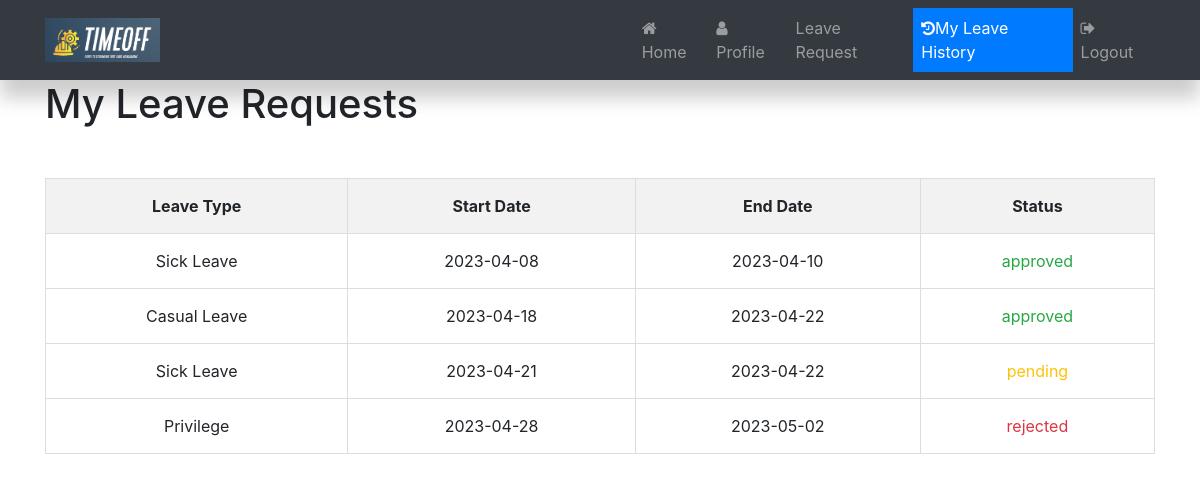
/view_leave_req.php (signed in), run on the app's committed database.
### tables this page shows
CREATE TABLE `leaves` (
  `id` int(100) NOT NULL,
  `email` varchar(100) NOT NULL,
  `leave_type` varchar(100) NOT NULL,
  `s_date` date NOT NULL,
  `e_date` date NOT NULL,
  `reason` varchar(1000) NOT NULL,
  `days` int(100) NOT NULL,
  `status` varchar(100) NOT NULL
);

### view_leave_req.php (the view, shortened to what this page needs)
<?php
$email=$_SESSION["email"];
$host="localhost";
$db_user="root";
$db_password="";
$db_name="emp_time_off";
$conn=mysqli_connect($host,$db_user,$db_password,$db_name)or die("connection error". mysqli_connect_error());
if($conn){
    $sql="SELECT * FROM `leaves` where email='".$email."'";
}
include 'nav.php';
?>
<!DOCTYPE html>
<html lang="en">
<head>
    <link rel="stylesheet" href="https://maxcdn.bootstrapcdn.com/bootstrap/4.0.0/css/bootstrap.min.css">
</head>
<body>
    <div class="container">
        <h1>My Leave Requests</h1>
        <table>
            <thead>
                <tr>
                    <th>Leave Type</th>
                    <th>Start Date</th>
                    <th>End Date</th>
                    <th>Status</th>
                </tr>
            </thead>
            <tbody>
            <?php
                            $results=mysqli_query($conn,$sql);
                            while($row=mysqli_fetch_assoc($results)){
                            ?>
				<tr>
					<td><?php echo $row['leave_type']; ?></td>
					<td><?php echo $row['s_date']; ?></td>
					<td><?php echo $row['e_date']; $status=$row['status'] ?></td>
                    <td class="<?php echo $status == 'pending' ? 'text-warning' : ($status == 'approved' ? 'text-success' : 'text-danger'); ?>"><?php echo $status; ?></td>
				</tr>
            <?php } ?>
            </tbody>
        </table>
    </div>
    </body>
    </html>

### view_leave_req.php (style rules this page uses)
h1 { margin-bottom: 50px; }
table { border-collapse: collapse; width: 100%; margin-bottom: 50px; }
th, td { padding: 15px; text-align: center; border: 1px solid #ddd; }
th { background-color: #f2f2f2; }

### data on the page
leaves: leave_type "Sick Leave", s_date "2023-04-08", e_date "2023-04-10", status "approved"
leaves: leave_type "Casual Leave", s_date "2023-04-18", e_date "2023-04-22", status "approved"
leaves: leave_type "Sick Leave", s_date "2023-04-21", e_date "2023-04-22", status "pending"
leaves: leave_type "Privilege", s_date "2023-04-28", e_date "2023-05-02", status "rejected"
